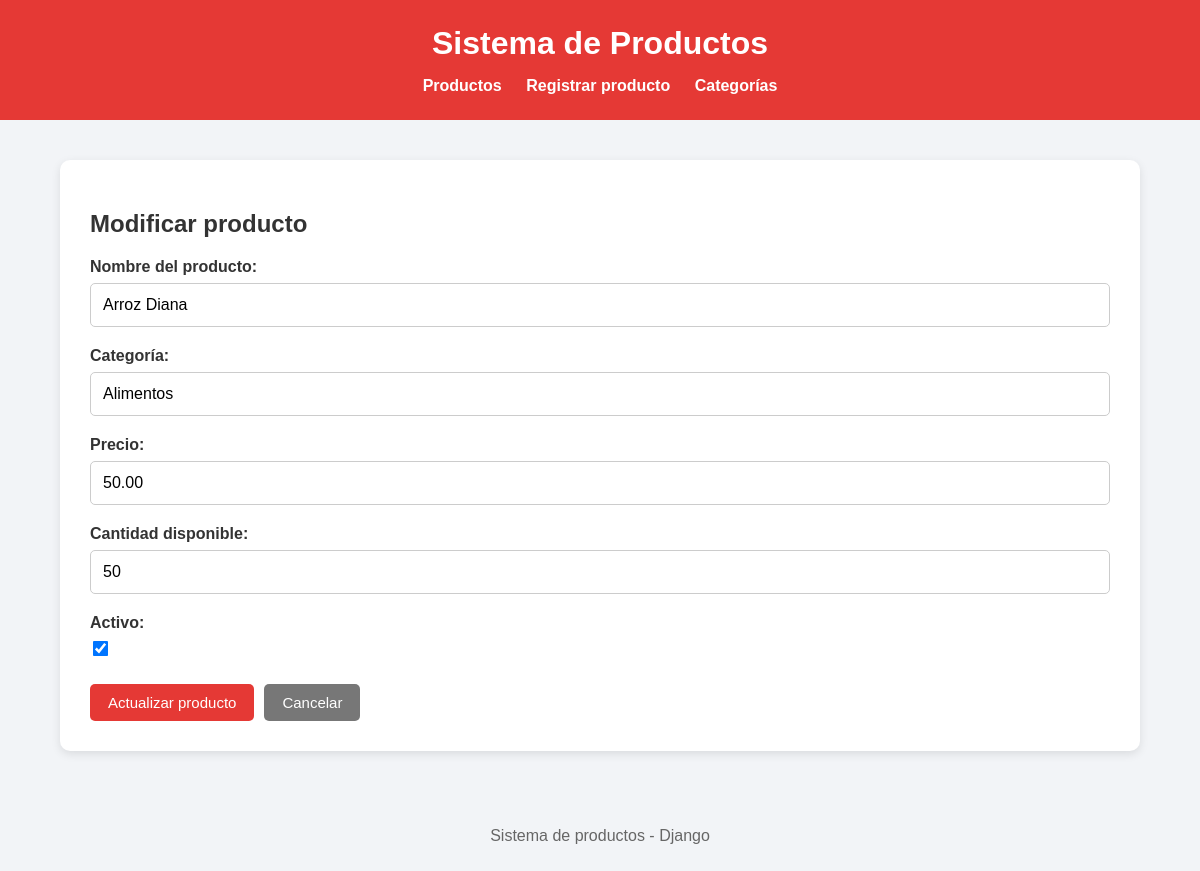
Page /productos/1/editar/ on the committed database.
### productos/models.py (models this page shows, shortened)
class Producto(models.Model):
    nombre = models.CharField(max_length=100)
    categoria = models.CharField(max_length=100)
    precio = models.DecimalField(max_digits=10, decimal_places=2)
    cantidad = models.IntegerField()
    estado = models.BooleanField(default=True)

### productos/views.py (the view)
# urls.py: path('productos/<int:pk>/editar/', views.editar_producto, name='editar_producto'),
def editar_producto(request, pk):
    producto = get_object_or_404(Producto, pk=pk)
    if request.method == 'POST':
        formulario = ProductoForm(request.POST, instance=producto)
        if formulario.is_valid():
            formulario.save()
            return redirect('lista_productos')
    else:
        formulario = ProductoForm(instance=producto)
    return render(
        request,
        'editar_producto.html',
        {
            'formulario': formulario,
            'producto': producto,
        }
    )

### productos/forms.py
class ProductoForm(forms.ModelForm):
    class Meta:
        model = Producto
        fields = ['nombre', 'categoria', 'precio', 'cantidad', 'estado']
        labels = {
            'nombre': 'Nombre del producto',
            'categoria': 'Categoría',
            'precio': 'Precio',
            'cantidad': 'Cantidad disponible',
            'estado': 'Activo',
        }
        widgets = {
            'nombre': forms.TextInput(attrs={
                'placeholder': 'Ej: Arroz'
            }),
            'categoria': forms.TextInput(attrs={
                'placeholder': 'Ej: Alimentos'
            }),
            'precio': forms.NumberInput(attrs={
                'placeholder': 'Ej: 5000.00',
                'step': '0.01'
            }),
            'cantidad': forms.NumberInput(attrs={
                'placeholder': 'Ej: 10',
                'min': '0'
            }),
            'estado': forms.CheckboxInput(),
        }

### templates/editar_producto.html (shortened to what this page needs)
{% extends 'base.html' %}
{% block contenido %}
<div class="contenedor formulario-contenedor">
    <h2>Modificar producto</h2>
    <form method="POST">
        {{ formulario.as_p }}
        <div class="acciones">
            <button type="submit" class="boton">
                Actualizar producto
            </button>
            <a href="{% url 'lista_productos' %}" class="boton boton-secundario">
                Cancelar
            </a>
        </div>
    </form>
</div>
{% endblock %}

### templates/base.html (style rules this page uses)
* { box-sizing: border-box; }
body { margin: 0; font-family: Arial, sans-serif; background-color: #f2f4f7; color: #333; }
.contenedor { width: 90%; max-width: 1100px; margin: 40px auto; background-color: white; padding: 30px; border-radius: 10px; box-shadow: 0 3px 10px rgba(0, 0, 0, 0.1); }
.boton { display: inline-block; background-color: #e53935; color: white; padding: 10px 18px; border-radius: 5px; text-decoration: none; border: none; cursor: pointer; font-size: 15px; }
.boton-secundario { background-color: #777; }
form { margin-top: 20px; }
form p { margin-bottom: 20px; }
form label { display: block; font-weight: bold; margin-bottom: 7px; }
form input:not([type="checkbox"]), form textarea { width: 100%; padding: 12px; border: 1px solid #ccc; border-radius: 5px; font-size: 16px; font-family: inherit; }
form input[type="checkbox"] { width: auto; transform: scale(1.2); margin-right: 8px; }
.acciones { margin-top: 25px; display: flex; gap: 10px; flex-wrap: wrap; }

### rows in the picture
Producto: nombre "Arroz Diana", categoria "Alimentos", precio "50.00", cantidad "50", estado "☑"
